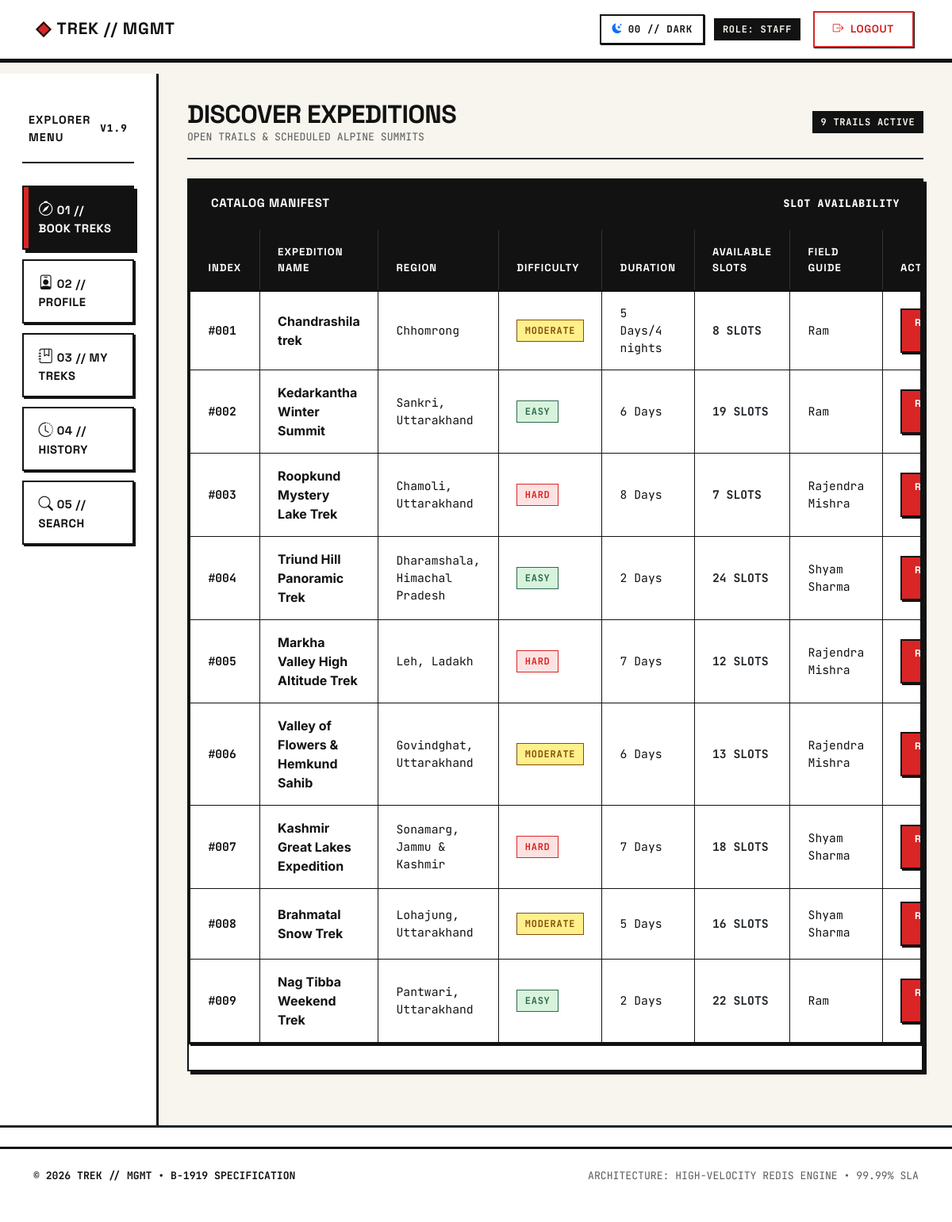
Page /trekker-dashboard (signed in) on the committed database.
### models.py (models this page shows)
class trek(db.Model):
    id = db.Column(
        db.Integer,
        primary_key=True
    )
    name = db.Column(
        db.String(200),
        nullable=False
    )
    location = db.Column(
        db.String(200),
        nullable=True
    )
    difficulty = db.Column(
        db.String(200),
        nullable=False,
    )
    duration = db.Column(
        db.String(200),
    )
    available_slots = db.Column(
        db.Integer
    )
    assigned_staff_id = db.Column(
        db.Integer,
        db.ForeignKey('user.id'),
        nullable=True
    )
    assigned_staff = db.relationship(
        'User',
        foreign_keys=[assigned_staff_id],
        backref='assigned_treks'
    )
    status = db.Column(
        db.String(200)
    )
    bookings = db.relationship(
        'Booking',
        backref='trek'
    )

class User(db.Model):
    id = db.Column(
        db.Integer,
        primary_key=True
    )
    name = db.Column(
        db.String(200),
        nullable=False
    )
    username = db.Column(
        db.String(200),
        nullable=False,
        unique=True
    )
    email = db.Column(
        db.String(200),
        nullable=False,
        unique=True
    )
    password = db.Column(
        db.String(300),
        nullable=False
    )
    role = db.relationship(
        "Role",
        secondary = user_roles,
        back_populates='user')
    profile = db.relationship(
        "staff_profile",
        uselist=False,
        backref='user'
    )
    booking = db.relationship(
        "Booking",
        secondary = user_booking,
        backref = 'user'
    )

### app.py (the view)
@app.route('/trekker-dashboard')
def trekker_dashboard():
    if 'user_id' not in session:
        return redirect('/login')
    active_tab = request.args.get('tab', 'book-treks')
    user_id = session.get('user_id')
    current_user = User.query.get(user_id)
    if not current_user:
        session.clear()
        return redirect('/login')
    treks = trek.query.all()
    my_treks = current_user.booking
    active_bookings = [b for b in my_treks if b.trek and b.trek.status not in ['Completed', 'Closed']]
    trekking_history = [b for b in my_treks if b.trek and b.trek.status in ['Completed']]
    return render_template(
        'trekker_dashboard.html',
        active_tab=active_tab,
        current_user=current_user,
        available_treks=treks,
        my_treks=my_treks,
        trekking_history=trekking_history,
        active_bookings=active_bookings
    )

### app.py (called while the page is built)
@app.after_request
def set_enterprise_security_headers(response):
    response.headers['X-Frame-Options'] = 'DENY'
    response.headers['X-Content-Type-Options'] = 'nosniff'
    response.headers['Referrer-Policy'] = 'strict-origin-when-cross-origin'
    response.headers['Permissions-Policy'] = 'camera=(), microphone=(), geolocation=()'
    response.headers['Strict-Transport-Security'] = 'max-age=31536000; includeSubDomains; preload'
    response.headers['Content-Security-Policy'] = (
        "default-src 'self'; "
        "font-src 'self' https://fonts.gstatic.com https://cdn.jsdelivr.net data:; "
        "style-src 'self' 'unsafe-inline' https://fonts.googleapis.com https://cdn.jsdelivr.net; "
        "script-src 'self' 'unsafe-inline' https://cdn.jsdelivr.net; "
        "img-src 'self' data: https:; "
        "frame-ancestors 'none';"
    )
    return response

### templates/trekker_dashboard.html (shortened to what this page needs)
{% extends 'base.html' %}
{% block container %}
<div class="container-fluid px-0">
    <div class="row g-0">
        <div class="col-lg-3 col-xl-2 bh-sidebar-col">
            <div class="sidebar-wrapper">
                <div class="sidebar-brand-title">
                    <span>EXPLORER MENU</span>
                    <span class="font-mono small">v1.9</span>
                </div>
                <div class="sidebar-nav nav flex-column" id="trekker-tab" role="tablist">
                    <button class="nav-link {% if active_tab == 'book-treks' or not active_tab %}active{% endif %}"
                        id="tab-book-treks" data-bs-toggle="pill" data-bs-target="#content-book-treks" type="button"
                        role="tab" aria-selected="{% if active_tab == 'book-treks' or not active_tab %}true{% else %}false{% endif %}">
                        <span><i class="bi bi-compass"></i> 01 // BOOK TREKS</span>
                    </button>
                    <button class="nav-link {% if active_tab == 'profile' %}active{% endif %}" id="tab-profile"
                        data-bs-toggle="pill" data-bs-target="#content-profile" type="button" role="tab"
                        aria-selected="{% if active_tab == 'profile' %}true{% else %}false{% endif %}">
                        <span><i class="bi bi-person-badge"></i> 02 // PROFILE</span>
                    </button>
                    <button class="nav-link {% if active_tab == 'my-treks' %}active{% endif %}" id="tab-my-treks"
                        data-bs-toggle="pill" data-bs-target="#content-my-treks" type="button" role="tab"
                        aria-selected="{% if active_tab == 'my-treks' %}true{% else %}false{% endif %}">
                        <span><i class="bi bi-journal-bookmark"></i> 03 // MY TREKS</span>
                    </button>
                    <button class="nav-link {% if active_tab == 'trekking-history' %}active{% endif %}"
                        id="tab-trekking-history" data-bs-toggle="pill" data-bs-target="#content-trekking-history"
                        type="button" role="tab" aria-selected="{% if active_tab == 'trekking-history' %}true{% else %}false{% endif %}">
                        <span><i class="bi bi-clock-history"></i> 04 // HISTORY</span>
                    </button>
                    <button class="nav-link {% if active_tab == 'search' %}active{% endif %}" id="tab-search"
                        data-bs-toggle="pill" data-bs-target="#content-search" type="button" role="tab"
                        aria-selected="{% if active_tab == 'search' %}true{% else %}false{% endif %}">
                        <span><i class="bi bi-search"></i> 05 // SEARCH</span>
                    </button>
                </div>
            </div>
        </div>
        <div class="col-lg-9 col-xl-10 dashboard-content-area">
            <div class="dashboard-inner">
                <div class="tab-content" id="trekker-tabContent">
                <div class="tab-pane fade {% if active_tab == 'book-treks' or not active_tab %}show active{% endif %}"
                    id="content-book-treks" role="tabpanel" aria-labelledby="tab-book-treks">
                    <div class="d-flex justify-content-between align-items-center mb-4 pb-3 border-bottom border-2 border-dark">
                        <div>
                            <h2 class="fw-bold mb-0">DISCOVER EXPEDITIONS</h2>
                            <p class="font-mono text-muted small mb-0">OPEN TRAILS & SCHEDULED ALPINE SUMMITS</p>
                        </div>
                        <span class="bh-badge badge-open font-mono">{{ available_treks|length }} TRAILS ACTIVE</span>
                    </div>
                    <div class="card bh-card">
                        <div class="bh-card-header bh-header-black">
                            <span class="fw-bold">CATALOG MANIFEST</span>
                            <span class="font-mono small">SLOT AVAILABILITY</span>
                        </div>
                        <div class="table-responsive">
                            <table class="table align-middle mb-0">
                                <thead>
                                    <tr>
                                        <th>INDEX</th>
                                        <th>EXPEDITION NAME</th>
                                        <th>REGION</th>
                                        <th>DIFFICULTY</th>
                                        <th>DURATION</th>
                                        <th>AVAILABLE SLOTS</th>
                                        <th>FIELD GUIDE</th>
                                        <th>ACTION</th>
                                    </tr>
                                </thead>
                                <tbody>
                                    {% if available_treks %}
                                    {% for trek in available_treks %}
                                    <tr>
                                        <td class="font-mono fw-bold">#{{ "%03d"|format(loop.index) }}</td>
                                        <td class="fw-bold fs-6">{{ trek.name }}</td>
                                        <td class="font-mono small">{{ trek.location or 'Alpine Base' }}</td>
                                        <td>
                                            {% if trek.difficulty == 'Easy' %}
                                            <span class="bh-badge badge-easy">EASY</span>
                                            {% elif trek.difficulty == 'Moderate' %}
                                            <span class="bh-badge badge-moderate">MODERATE</span>
                                            {% else %}
                                            <span class="bh-badge badge-hard">HARD</span>
                                            {% endif %}
                                        </td>
                                        <td class="font-mono">{{ trek.duration }}</td>
                                        <td class="font-mono fw-bold">
                                            {% if trek.available_slots > 0 %}
                                            <span class="text-dark">{{ trek.available_slots }} SLOTS</span>
                                            {% else %}
                                            <span class="text-danger">EXHAUSTED</span>
                                            {% endif %}
                                        </td>
                                        <td class="font-mono">
                                            {{ trek.assigned_staff.name if trek.assigned_staff else 'UNASSIGNED' }}
                                        </td>
                                        <td>
                                            {% if trek.available_slots > 0 and (trek.status == 'Open' or trek.status == 'Active') %}
                                            <a href="{{ url_for('book_trek', trek_id=trek.id) }}" class="btn bh-btn bh-btn-sm bh-btn-primary">
                                                RESERVE SLOT
                                            </a>
                                            {% else %}
                                            <button class="btn bh-btn bh-btn-sm bh-btn-secondary" disabled>CLOSED</button>
                                            {% endif %}
                                        </td>
                                    </tr>
                                    {% endfor %}
                                    {% else %}
                                    <tr>
                                        <td colspan="8" class="text-center text-muted py-5 font-mono">NO OPEN EXPEDITIONS AT THIS TIME.</td>
                                    </tr>
                                    {% endif %}
                                </tbody>
                            </table>
                        </div>
                    </div>
                </div>
            </div>
            </div>
        </div>
    </div>
</div>
{% endblock %}

### rows in the picture
trek: index "001", name "Chandrashila trek", location "Chhomrong", difficulty "MODERATE", duration "5 Days/4 nights", available_slots "8", assigned_staff "Ram"
trek: index "002", name "Kedarkantha Winter Summit", location "Sankri, Uttarakhand", difficulty "EASY", duration "6 Days", available_slots "19", assigned_staff "Ram"
trek: index "003", name "Roopkund Mystery Lake Trek", location "Chamoli, Uttarakhand", difficulty "HARD", duration "8 Days", available_slots "7", assigned_staff "Rajendra Mishra"
trek: index "004", name "Triund Hill Panoramic Trek", location "Dharamshala, Himachal Pradesh", difficulty "EASY", duration "2 Days", available_slots "24", assigned_staff "Shyam Sharma"
trek: index "005", name "Markha Valley High Altitude Trek", location "Leh, Ladakh", difficulty "HARD", duration "7 Days", available_slots "12", assigned_staff "Rajendra Mishra"
trek: index "006", name "Valley of Flowers & Hemkund Sahib", location "Govindghat, Uttarakhand", difficulty "MODERATE", duration "6 Days", available_slots "13", assigned_staff "Rajendra Mishra"
trek: index "007", name "Kashmir Great Lakes Expedition", location "Sonamarg, Jammu & Kashmir", difficulty "HARD", duration "7 Days", available_slots "18", assigned_staff "Shyam Sharma"
trek: index "008", name "Brahmatal Snow Trek", location "Lohajung, Uttarakhand", difficulty "MODERATE", duration "5 Days", available_slots "16", assigned_staff "Shyam Sharma"
trek: index "009", name "Nag Tibba Weekend Trek", location "Pantwari, Uttarakhand", difficulty "EASY", duration "2 Days", available_slots "22", assigned_staff "Ram"

### other values in the picture
{{ session.get('user_role', 'TREKKER') | upper }} "STAFF"
{{ available_treks|length }} "9"
